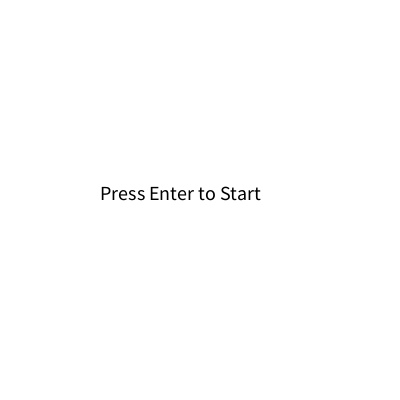
Frame 1 (no input)
Frame 60 (the mouse pressed at the canvas centre just before this capture): identical to frame 1, image omitted
Frame 120 (the mouse held since frame 60 and released just before this capture): identical to frame 1, image omitted

The Processing sketch that drew this single still picture (run headless with seeded random() and noise(); from frame 60 on, the mouse is pressed at the canvas centre):

// Processing sketch: Opdr_13
// ── Opdr_13.pde
Cell[][] board; //object
int cols=3; //number of colums
int rows=3; //number of rows
int player=0; //player
int win=0; //used to win or draw
int game=0; //for game screens
int full=0; //used as determining for draw

void setup()
{
size(400,400);
smooth();
board=new Cell[cols][rows];
for(int i=0;i<cols;i++)
{
  for(int j=0;j<rows;j++)
  {
    board[i][j] = new Cell(width/3*i,height/3*j,width/3,height/3);
  }
}
}
//Finally in background and draw over gameplay is written every Screen is calles from here
//Game == 0 is starting screen
//Game == 1 is screen with 9 Cells
void draw()
  {
    background(255);
    if(game==0)
    {
      fill(0);
      textSize(20);
      text("Press Enter to Start",width/2-width/4,height/2);
    }
    
    if(game==1)
    {
      checkGame();
      for(int i =0;i<cols;i++)
      {
        for(int j=0;j<rows;j++)
        {
          board[i][j].display();
        }
      }
    } 
  }

//there blocks mouse press and keyboard press
//For keyboard only use "ENTER"
//And mouse pressed is used for choosing the cell you wish to select for "0's & X's"
void mousePressed()
  {
    if(game == 1)
    {
      if(win==0)
      {
        for(int i=0;i<cols;i++)
        {
          for(int j=0;j<rows ;j++)
          {
            board[i][j].click(mouseX,mouseY);
          }
        }
      }
    }
  }
  
void keyPressed()
  {
    if(game==0)
    {
      if(key==ENTER)
      {
        game=1; //Play screen
        full=9;
      }
    }
    else if(game==1 && win==0 && full==0)
    {
      if(key == ENTER)
      {
        game=0; //Start again screen
        for(int i=0;i<cols;i++)
        {
          for(int j=0;j<rows;j++)
          {
            board[i][j].clean();
            win=0;
            full=9;
          }
        }
      }
    }
    else if(game ==1 &&(win==1||win==2))
    {
      if(key==ENTER)
      {
        game=0; //Start again screen
        for(int i=0;i<cols;i++)
        {
          for(int j=0;j<rows;j++)
          {
            board[i][j].clean();
            win=0;
            full=9;
          }
        }
      }
    }
  }
  
// This function represents the condition check determining witch player won or the game ended as a draw
  void checkGame() {
  int row=0;
//Let's check for vertical and horizontal condition
  for (int col=0; col<cols; col++)
  {
    if (board[col][row].checkState()==1&&board[col][row+1].checkState()==1&&board[col][row+2].checkState()==1)
    {
      win=1; //Vertical 0 win
    } 
    else if (board[row][col].checkState()==1&&board[row+1][col].checkState()==1&&board[row+2][col].checkState()==1)
    {
      win=1; // Horizontal 0 win
    } 
    else if (board[col][row].checkState()==2&&board[col][row+1].checkState()==2&&board[col][row+2].checkState()==2)
    {
      win=2; //Vertical X win
    } 
    else if (board[row][col].checkState()==2&&board[row+1][col].checkState()==2&&board[row+2][col].checkState()==2)
    {
      win=2; // Horizontal X win
    }
  }

//Checking the diagonals
  if (board[row][row].checkState()==1&&board[row+1][row+1].checkState()==1&&board[row+2][row+2].checkState()==1)
  {
    //Diagonal 0 win
    win=1;
  } 
  else if (board[row][row].checkState()==1&&board[row+1][row+1].checkState()==2&&board[row+2][row+2].checkState()==2)
  {
    //Diagonal X win
    win=2;
  } 
  else if (board[0][row+2].checkState() ==1 && board[1][row+1].checkState() ==1 && board[2][row+2].checkState() ==1)
  {
    //0 Win
    win=1;
  } 
  else if (board[0][row+2].checkState() ==2 && board[1][row+1].checkState() ==2 && board[2][row+2].checkState() ==2)
  {
    //X Win
    win=2;
  }
  
//Printing the winner
  fill(255);
  textSize(20);
  
  if(win==1){
    fill(0);
    text("Player 1 \n won",board[1][1].checkX()+40,board[1][1].checkY()+50);
  }
  else if(win==2){
    fill(0);
    text("Player 2 \n won",board[1][1].checkX()+40,board[1][1].checkY()+50);
  }
    
  if(win==1||win==2)
  {
    fill(0);
    textSize(35);
    text("Press Enter to Start", width/2-width/2+23,height/2-height/6-20);
  }
  
  if(win==0 && full==0)
  {
    fill(0);
    textSize(35);
    text("Press Enter to Start",width/2-width/2+23,height/2-height/6-20);
  }  
}

// This "class Cell" code represent the cell behaviour "9 Cells"
class Cell {
  int x;
  int y;
  int w;
  int h;
  int state;

  Cell(int tx, int ty, int tw, int th)
  {
    x=tx;
    y=ty;
    w=tw;
    h=th;
  }

  void click(int tx, int ty) {
    int mx=tx;
    int my=ty;
    if (mx>x&&mx<x+w&&my>y&&my<y+h)
    {
      if (player ==0 && state==0)
      {
        state=1;
        full=-1;
        player=1;
      } else if (player==1 &&state==0) {
        state=2;
        full=-1;
        player=0;
      }
    }
  }

  void clean() {
    state=0;
  }
  int checkState() {
    return state;
  }
  int checkX()
  {
    return x;
  }
  int checkY()
  {
    return y;
  }

  void display()
  {
    noFill();
    stroke(0);
    strokeWeight(3);
    rect(x, y, w, h);
    if (state==1)
    {
      ellipseMode(CORNER); //Ellipse for zero
      stroke(0);
      ellipse(x, y, w, h);
    } else if (state==2)
    {
      stroke(0);
      line(x, y, x+w, y+h); //Diagonal lines for x
      line(x+w, y, x, y+h); //Diagonal lines for y
    }
  }
}
